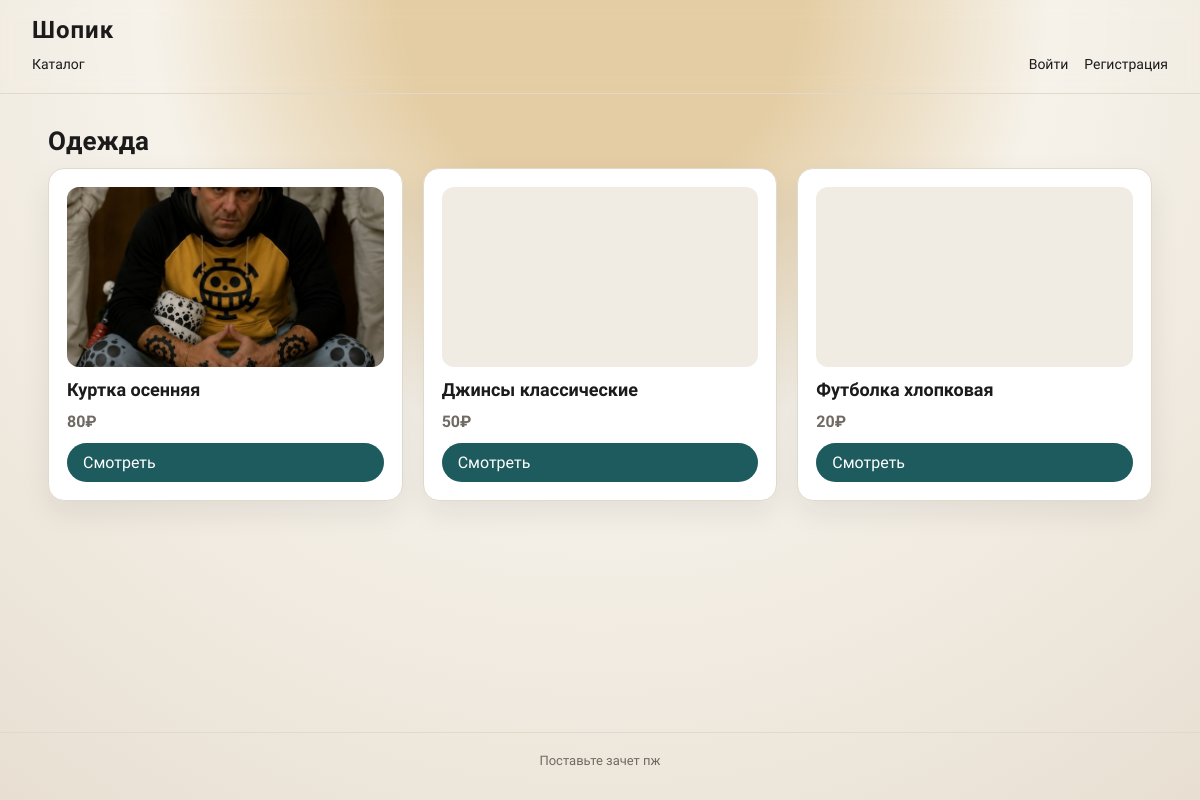
The page /category.php?id=4 on the database as committed earlier.
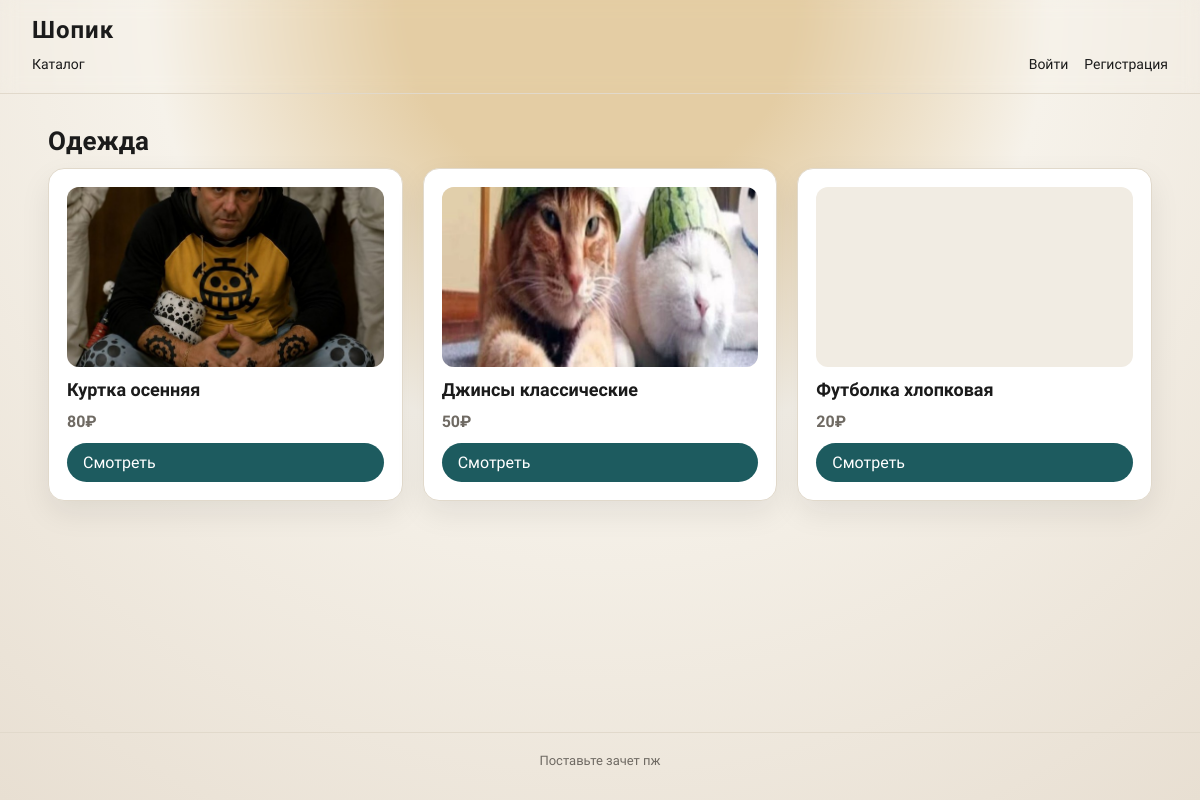
The same page on the database as committed later.
### tables this page shows
CREATE TABLE products (
            id INTEGER PRIMARY KEY AUTOINCREMENT,
            category_id INTEGER NULL,
            name TEXT NOT NULL,
            description TEXT NOT NULL,
            price REAL NOT NULL,
            image_path TEXT NULL,
            is_active INTEGER NOT NULL DEFAULT 1,
            FOREIGN KEY (category_id) REFERENCES categories(id) ON DELETE SET NULL
        );

### db.php (called while the page is built, shortened)
<?php
function e($value): string
{
    return htmlspecialchars((string) $value, ENT_QUOTES, 'UTF-8');
}

### category.php (the view, shortened to what this page needs)
<?php
require_once __DIR__ . '/db.php';
$pdo = db();
$categoryId = (int) ($_GET['id'] ?? 0);
$stmt = $pdo->prepare('SELECT * FROM categories WHERE id = ?');
$stmt->execute([$categoryId]);
$category = $stmt->fetch(PDO::FETCH_ASSOC);
include __DIR__ . '/partials/header.php';
?>
<?php
$stmt = $pdo->prepare(
    'SELECT p.id, p.name, p.description, p.price, p.image_path
     FROM products p
     WHERE p.category_id = ? AND p.is_active = 1
     ORDER BY p.id DESC'
);
$stmt->execute([$categoryId]);
$products = $stmt->fetchAll(PDO::FETCH_ASSOC);
?>
<section>
    <h2 class="section-title"><?= e($category['name']) ?></h2>
    <div class="grid">
        <?php foreach ($products as $product): ?>
            <div class="card">
                <?php if ($product['image_path']): ?>
                    <img class="product-image" src="<?= e($product['image_path']) ?>" alt="<?= e($product['name']) ?>">
                <?php else: ?>
                    <div class="product-image"></div>
                <?php endif; ?>
                <h3><?= e($product['name']) ?></h3>
                <p class="price"><?= number_format((float) $product['price'], 0) ?>₽</p>
                <a class="button" href="/product.php?id=<?= (int) $product['id'] ?>">Смотреть</a>
            </div>
        <?php endforeach; ?>
    </div>
</section>
<?php include __DIR__ . '/partials/footer.php'; ?>

Rows that differ between the two databases and show on the page:
changed products "Джинсы классические": image_path: picture added
